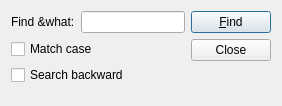
<?xml version="1.0" encoding="UTF-8"?>
<ui version="4.0">
 <class>FindDialog</class>
 <widget class="QDialog" name="FindDialog">
  <property name="geometry">
   <rect>
    <x>0</x>
    <y>0</y>
    <width>282</width>
    <height>106</height>
   </rect>
  </property>
  <property name="windowTitle">
   <string>FindDialog</string>
  </property>
  <layout class="QGridLayout" name="gridLayout">
   <item row="0" column="0">
    <layout class="QHBoxLayout" name="horizontalLayout">
     <item>
      <widget class="QLabel" name="label">
       <property name="text">
        <string>Find &amp;what:</string>
       </property>
      </widget>
     </item>
     <item>
      <widget class="QLineEdit" name="lineEdit"/>
     </item>
    </layout>
   </item>
   <item row="0" column="1" rowspan="2">
    <layout class="QVBoxLayout" name="verticalLayout_2">
     <item>
      <widget class="QPushButton" name="findButton">
       <property name="text">
        <string>&amp;Find</string>
       </property>
      </widget>
     </item>
     <item>
      <widget class="QPushButton" name="closeButton">
       <property name="text">
        <string>Close</string>
       </property>
      </widget>
     </item>
     <item>
      <spacer name="verticalSpacer">
       <property name="orientation">
        <enum>Qt::Vertical</enum>
       </property>
       <property name="sizeHint" stdset="0">
        <size>
         <width>20</width>
         <height>40</height>
        </size>
       </property>
      </spacer>
     </item>
    </layout>
   </item>
   <item row="1" column="0">
    <layout class="QVBoxLayout" name="verticalLayout">
     <item>
      <widget class="QCheckBox" name="caseCheckBox">
       <property name="text">
        <string>Match case</string>
       </property>
      </widget>
     </item>
     <item>
      <widget class="QCheckBox" name="backwardCheckBox">
       <property name="text">
        <string>Search backward</string>
       </property>
      </widget>
     </item>
     <item>
      <spacer name="verticalSpacer_2">
       <property name="orientation">
        <enum>Qt::Vertical</enum>
       </property>
       <property name="sizeHint" stdset="0">
        <size>
         <width>20</width>
         <height>40</height>
        </size>
       </property>
      </spacer>
     </item>
    </layout>
   </item>
  </layout>
 </widget>
 <resources/>
 <connections/>
</ui>
